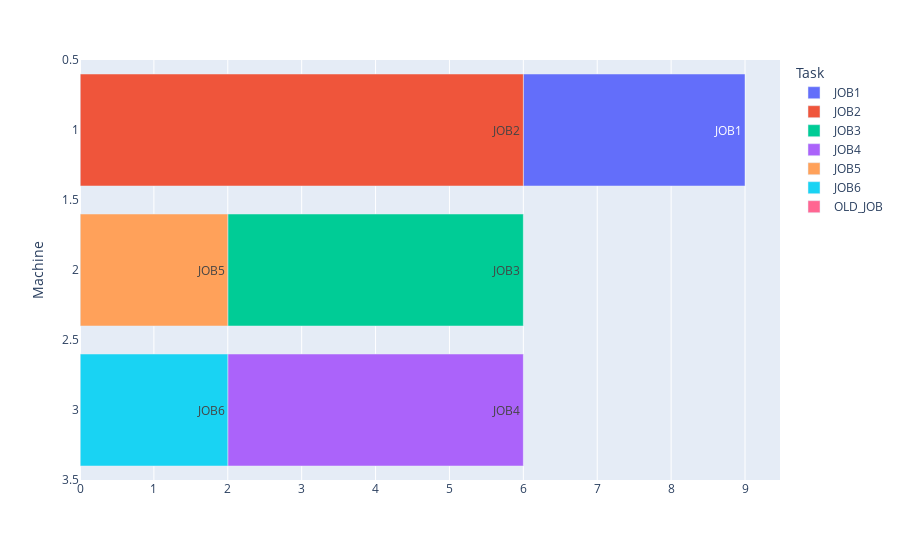
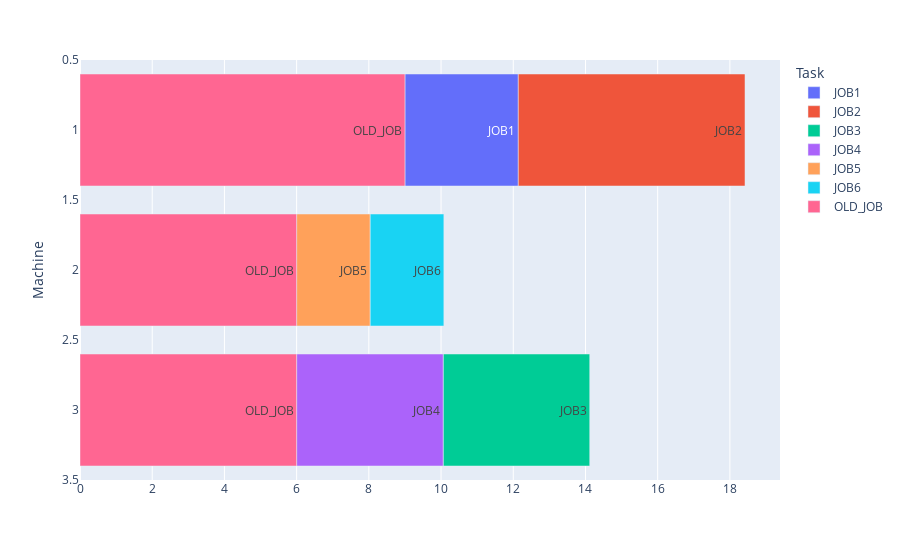
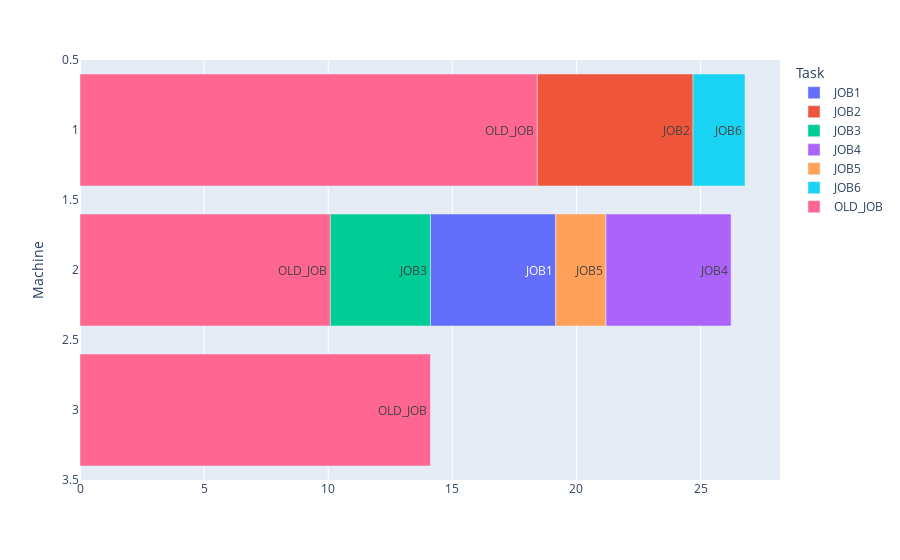
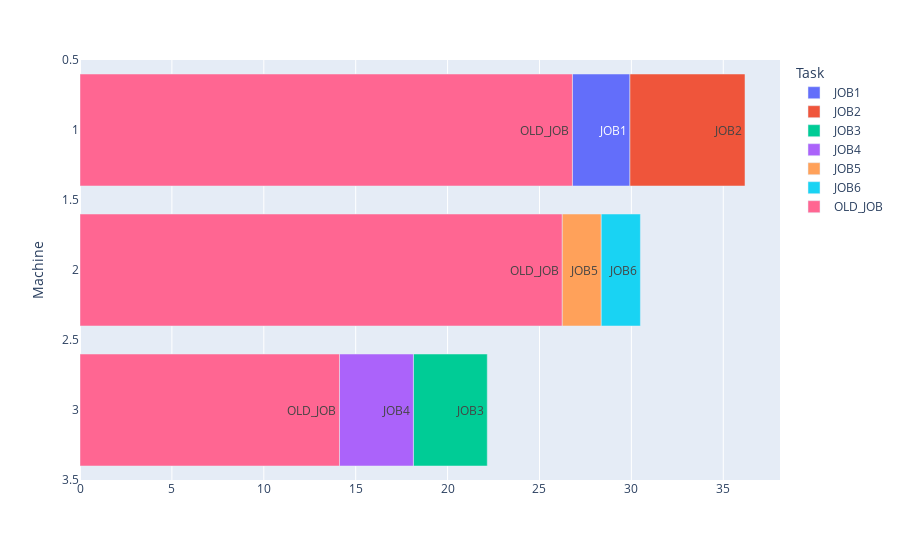

Here is the notebook cell these charts were saved with, in order:
### Markdown cell above
### STEP MIN c_max

### Code cell
new_v_list = [1,1,1]
new_lam_list = [1,1,1]
new_o_list = [0,0,0]

for index in range(8):

    M = 3 # machine_num
    N = 6 # job_num

    p_dict = {}

    p_dict[(1,0)], p_dict[(1,1)], p_dict[(1,2)], p_dict[(1,3)], p_dict[(1,4)], p_dict[(1,5)], p_dict[(1,6)] =  0,3,6,4,7,8,2
    p_dict[(2,0)], p_dict[(2,1)], p_dict[(2,2)], p_dict[(2,3)], p_dict[(2,4)], p_dict[(2,5)], p_dict[(2,6)] =  0,5,8,4,5,2,2
    p_dict[(3,0)], p_dict[(3,1)], p_dict[(3,2)], p_dict[(3,3)], p_dict[(3,4)], p_dict[(3,5)], p_dict[(3,6)] =  0,7,8,4,4,3,2

    pi_dict = {}
    pi_dict[1], pi_dict[2], pi_dict[3] = 6,8,10

    v_dict = {}
    lam_dict = {}
    v_dict[1], v_dict[2], v_dict[3] = new_v_list[0],new_v_list[1],new_v_list[2]
    lam_dict[1], lam_dict[2], lam_dict[3] = new_lam_list[0],new_lam_list[1],new_lam_list[2]
    B = 10**6
    time_list = []

    for i in range(3):
        time_list.append(new_o_list[i])

    x_dict = {}
    for i in range(M+1):
        for j in range(N+1):
            for k in range(N+1):
                        x_dict[(i,j,k)] = LpVariable("x"+str((i,j,k)),lowBound=0, upBound=1,cat="Binary")
    c_dict = {}
    for j in range(N+1):
        c_dict[(j)] = LpVariable("c"+str(j),lowBound=0,cat="Continuous")                

    o_dict = {}
    for i in range(M+1):
        o_dict[(i)] = LpVariable("o"+str(i),lowBound=0,cat="Continuous")
    ###########    
    new_resource_dict = {}
    for i in range(M+1):
        new_resource_dict[(i)] = LpVariable("new"+str(i),lowBound=0,cat="Continuous")
    ###########    
    c_max = LpVariable("c_max",lowBound=0,cat="Continuous")
    TEC = LpVariable("TEC",lowBound=0,cat="Continuous")

    problem = pulp.LpProblem("Mim energy",LpMinimize)
    problem += c_max 
    ###################################################################################################
    problem += TEC <= (op_original(1,new_v_list,new_lam_list,new_o_list) + op_original(2,new_v_list,new_lam_list,new_o_list))*0.5
    ###################################################################################################
    for k in range(1,N+1,1):
        con_list = []
        for i in range(1,M+1,1):
            for j in range(N+1):
                    if j != k:
                        con_list.append(x_dict[(i,j,k)])
        problem += lpSum(con_list) == 1

    for j in range(1,N+1,1):
        con_list = []
        for i in range(1,M+1,1):
            for k in range(1,N+1,1):
                    if j != k:
                        con_list.append(x_dict[(i,j,k)])
        problem += lpSum(con_list) <= 1

    for i in range(1,M+1,1):
        con_list = []
        for k in range(1,N+1,1):
                con_list.append(x_dict[(i,0,k)])
        problem += lpSum(con_list) <= 1

    for j in range(1,N+1,1):
        for i in range(1,M+1,1):
            sep_one_list = []
            sep_two_list = []
            for k in range(N+1):
                    if j != k:
                        sep_one_list.append(x_dict[(i,j,k)])
            for h in range(N+1):
                    if j != h:
                        sep_two_list.append(x_dict[(i,h,j)])   
            problem += lpSum(sep_one_list) - lpSum(sep_two_list) == 0

    for i in range(1,M+1,1):
            for j in range(N+1):
                for k in range(1,N+1,+1):
                    if j != k:
                        problem += c_dict[k] - c_dict[j] + B*(1-x_dict[(i,j,k)]) >= (p_dict[(i,k)] / v_dict[i]) 

    problem += c_dict[0] == 0

    ####################################################################################
    ## new_o
    for i in range(1,M+1,1):
        con_list = []
        for j in range(N+1):
            for k in range(1,N+1,1):
                    if j != k:
                        con_list.append([ (p_dict[(i,k)]/v_dict[i]) * x_dict[(i,j,k)] ])
        problem += lpSum(con_list) + new_o_list[i-1] == o_dict[i]
    ####################################################################################
    ## new_resource_used
    for i in range(1,M+1,1):
        con_list = []
        for j in range(N+1):
            for k in range(1,N+1,1):
                    if j != k:
                        con_list.append([ (p_dict[(i,k)]) * x_dict[(i,j,k)] ])
        sep_sum = 0
        for key, val in p_dict.items():
            if key[0] == i:
                sep_sum += val   
        problem += (lpSum(con_list)+new_o_list[i-1])/(sep_sum*(index+1))  == new_resource_dict[i]    
    #####################################################################################

    for i in range(1,M+1,1):
        problem += c_max >= o_dict[i]

    con_list = []
    for i in range(1,M+1,1):
        for j in range(N+1):
            for k in range(1,N+1,1):
                    if j != k:
                        con_list.append([ (lam_dict[i]*pi_dict[i]*p_dict[(i,k)]/v_dict[i]) * x_dict[(i,j,k)]  ])
    problem += lpSum(con_list) <= TEC


    con_list = []
    for i in range(1,M+1,1):
        for j in range(N+1):
            for k in range(1,N+1,1):
                    if j != k:
                        con_list.append([ (lam_dict[i]*pi_dict[i]*p_dict[(i,k)]/v_dict[i]) * x_dict[(i,j,k)]  ])
    problem += lpSum(con_list) <= TEC

    solution = problem.solve()
    print(value(c_max),value(TEC))


    j_loc = {}
    for v in problem.variables():
        if v.varValue == 1:
            if "new" not in v.name:
                if v.name[-2] != "0":
                    j_loc[int(v.name[-2])] = int(v.name[2])

    m_loc = {}
    for i in range(1,M+1,1):
        pair_loc = {}
        for v in problem.variables():
            if v.varValue == 1:
                if v.name[-2] != "0":
                    if "new" not in v.name:
                        if v.name[2] == str(i):
                            pair_loc[int(v.name[5])] = int(v.name[-2])
        sort_job = []
        sep = 0
        while (len(sort_job) < len(pair_loc)):
            for key, val in pair_loc.items():
                if key == sep:
                    sep = val
                    sort_job.append(val)
        m_loc[i] = sort_job



    c_loc = []
    for v in problem.variables():
        if "c" in v.name:
            if v.name == "c0" or v.name == "c_max":
                continue
            c_loc.append(v.varValue)

    j_m = []
    for i in range(1,N+1,1):
        j_m.append(str(j_loc[i]))
    job_name = []
    for i in range(1,N+1,1):
        job_name.append("JOB"+str(i))
    start_loc = {}
    for key, v in m_loc.items():
        for j in v:
            if v.index(j) == 0:
                start_loc[j] = 0
            else:
                start_loc[j] = c_loc[sep-1]
            sep = j       
    start_list = []
    for i in range(1,N+1,1):
        start_list.append(start_loc[i])

    for i in range(1,4,1):
        job_name.append("OLD_JOB")
        start_list.append(0)
        c_loc.append(new_o_list[i-1])
        j_m.append(str(i))

    df = pd.DataFrame()
    df["Task"] = job_name
    df["Start"] = start_list
    df["Finish"] = c_loc
    df["Machine"] = j_m
    df['delta'] = df['Finish'] - df['Start']

    for i in range(1,M+1,1): 
        df.loc[df["Machine"]==str(i) ,["Start","Finish"]] = df.loc[df["Machine"]==str(i),["Start","Finish"]] +new_o_list[i-1]

    for i in range(1,M+1,1): 
        df.loc[N+i-1,["Start","Finish"]] = df.loc[N+i-1,["Start","Finish"]] - new_o_list[i-1] 

    fig = px.timeline(df, x_start="Start", x_end="Finish", y="Machine", color="Task",text="Task")
    fig.update_yaxes(autorange="reversed") 

    fig.layout.xaxis.type = 'linear'
    fig.data[0].x = df.delta.tolist() 
    fig.show()

    new_v_list = []
    for v in problem.variables():
        if "new"in v.name:
            print(v.name, "=", v.varValue)
    for v in problem.variables():
        if "new"in v.name:
            new_v_list.append(v_tran(v.varValue))
            print("Tran v",v.name, "=", v_tran(v.varValue))
    new_lam_list = []
    for v in problem.variables():
        if "new"in v.name:
            new_lam_list.append(lam_tran(v.varValue))
            print("Tran lam",v.name, "=", lam_tran(v.varValue))
    new_o_list = []
    for v in problem.variables():
        if "o"in v.name:
            print(v.name, "=", v.varValue)
            new_o_list.append(v.varValue)

### Figure 1 — Plotly figure (JSON) as saved in the notebook; plotly's stock layout.template omitted (floating-point values rounded to 4 significant figures)
{"data": [{"alignmentgroup": "True", "base": [6], "hovertemplate": "Task=%{text}<br>Start=%{base}<br>Finish=%{x}<br>Machine=%{y}<extra></extra>", "legendgroup": "JOB1", "marker": {"color": "#636efa"}, "name": "JOB1", "offsetgroup": "JOB1", "orientation": "h", "showlegend": true, "text": ["JOB1"], "textposition": "auto", "type": "bar", "x": [3, 6, 4, 4, 2, 2, 0, 0, 0], "xaxis": "x", "y": ["1"], "yaxis": "y"}, {"alignmentgroup": "True", "base": [0], "hovertemplate": "Task=%{text}<br>Start=%{base}<br>Finish=%{x}<br>Machine=%{y}<extra></extra>", "legendgroup": "JOB2", "marker": {"color": "#EF553B"}, "name": "JOB2", "offsetgroup": "JOB2", "orientation": "h", "showlegend": true, "text": ["JOB2"], "textposition": "auto", "type": "bar", "x": [6], "xaxis": "x", "y": ["1"], "yaxis": "y"}, {"alignmentgroup": "True", "base": [2], "hovertemplate": "Task=%{text}<br>Start=%{base}<br>Finish=%{x}<br>Machine=%{y}<extra></extra>", "legendgroup": "JOB3", "marker": {"color": "#00cc96"}, "name": "JOB3", "offsetgroup": "JOB3", "orientation": "h", "showlegend": true, "text": ["JOB3"], "textposition": "auto", "type": "bar", "x": [4], "xaxis": "x", "y": ["2"], "yaxis": "y"}, {"alignmentgroup": "True", "base": [2], "hovertemplate": "Task=%{text}<br>Start=%{base}<br>Finish=%{x}<br>Machine=%{y}<extra></extra>", "legendgroup": "JOB4", "marker": {"color": "#ab63fa"}, "name": "JOB4", "offsetgroup": "JOB4", "orientation": "h", "showlegend": true, "text": ["JOB4"], "textposition": "auto", "type": "bar", "x": [4], "xaxis": "x", "y": ["3"], "yaxis": "y"}, {"alignmentgroup": "True", "base": [0], "hovertemplate": "Task=%{text}<br>Start=%{base}<br>Finish=%{x}<br>Machine=%{y}<extra></extra>", "legendgroup": "JOB5", "marker": {"color": "#FFA15A"}, "name": "JOB5", "offsetgroup": "JOB5", "orientation": "h", "showlegend": true, "text": ["JOB5"], "textposition": "auto", "type": "bar", "x": [2], "xaxis": "x", "y": ["2"], "yaxis": "y"}, {"alignmentgroup": "True", "base": [0], "hovertemplate": "Task=%{text}<br>Start=%{base}<br>Finish=%{x}<br>Machine=%{y}<extra></extra>", "legendgroup": "JOB6", "marker": {"color": "#19d3f3"}, "name": "JOB6", "offsetgroup": "JOB6", "orientation": "h", "showlegend": true, "text": ["JOB6"], "textposition": "auto", "type": "bar", "x": [2], "xaxis": "x", "y": ["3"], "yaxis": "y"}, {"alignmentgroup": "True", "base": [0, 0, 0], "hovertemplate": "Task=%{text}<br>Start=%{base}<br>Finish=%{x}<br>Machine=%{y}<extra></extra>", "legendgroup": "OLD_JOB", "marker": {"color": "#FF6692"}, "name": "OLD_JOB", "offsetgroup": "OLD_JOB", "orientation": "h", "showlegend": true, "text": ["OLD_JOB", "OLD_JOB", "OLD_JOB"], "textposition": "auto", "type": "bar", "x": [0, 0, 0], "xaxis": "x", "y": ["1", "2", "3"], "yaxis": "y"}], "layout": {"barmode": "overlay", "legend": {"title": {"text": "Task"}, "tracegroupgap": 0}, "margin": {"t": 60}, "xaxis": {"anchor": "y", "domain": [0, 1], "type": "linear"}, "yaxis": {"anchor": "x", "autorange": "reversed", "domain": [0, 1], "title": {"text": "Machine"}}}}

### Figure 2 — Plotly figure (JSON) as saved in the notebook; plotly's stock layout.template omitted (floating-point values rounded to 4 significant figures)
{"data": [{"alignmentgroup": "True", "base": [9], "hovertemplate": "Task=%{text}<br>Start=%{base}<br>Finish=%{x}<br>Machine=%{y}<extra></extra>", "legendgroup": "JOB1", "marker": {"color": "#636efa"}, "name": "JOB1", "offsetgroup": "JOB1", "orientation": "h", "showlegend": true, "text": ["JOB1"], "textposition": "auto", "type": "bar", "x": [3.14, 6.279, 4.059, 4.059, 2.039, 2.039, 9, 6, 6], "xaxis": "x", "y": ["1"], "yaxis": "y"}, {"alignmentgroup": "True", "base": [12.14], "hovertemplate": "Task=%{text}<br>Start=%{base}<br>Finish=%{x}<br>Machine=%{y}<extra></extra>", "legendgroup": "JOB2", "marker": {"color": "#EF553B"}, "name": "JOB2", "offsetgroup": "JOB2", "orientation": "h", "showlegend": true, "text": ["JOB2"], "textposition": "auto", "type": "bar", "x": [6.279], "xaxis": "x", "y": ["1"], "yaxis": "y"}, {"alignmentgroup": "True", "base": [10.06], "hovertemplate": "Task=%{text}<br>Start=%{base}<br>Finish=%{x}<br>Machine=%{y}<extra></extra>", "legendgroup": "JOB3", "marker": {"color": "#00cc96"}, "name": "JOB3", "offsetgroup": "JOB3", "orientation": "h", "showlegend": true, "text": ["JOB3"], "textposition": "auto", "type": "bar", "x": [4.059], "xaxis": "x", "y": ["3"], "yaxis": "y"}, {"alignmentgroup": "True", "base": [6], "hovertemplate": "Task=%{text}<br>Start=%{base}<br>Finish=%{x}<br>Machine=%{y}<extra></extra>", "legendgroup": "JOB4", "marker": {"color": "#ab63fa"}, "name": "JOB4", "offsetgroup": "JOB4", "orientation": "h", "showlegend": true, "text": ["JOB4"], "textposition": "auto", "type": "bar", "x": [4.059], "xaxis": "x", "y": ["3"], "yaxis": "y"}, {"alignmentgroup": "True", "base": [6], "hovertemplate": "Task=%{text}<br>Start=%{base}<br>Finish=%{x}<br>Machine=%{y}<extra></extra>", "legendgroup": "JOB5", "marker": {"color": "#FFA15A"}, "name": "JOB5", "offsetgroup": "JOB5", "orientation": "h", "showlegend": true, "text": ["JOB5"], "textposition": "auto", "type": "bar", "x": [2.039], "xaxis": "x", "y": ["2"], "yaxis": "y"}, {"alignmentgroup": "True", "base": [8.039], "hovertemplate": "Task=%{text}<br>Start=%{base}<br>Finish=%{x}<br>Machine=%{y}<extra></extra>", "legendgroup": "JOB6", "marker": {"color": "#19d3f3"}, "name": "JOB6", "offsetgroup": "JOB6", "orientation": "h", "showlegend": true, "text": ["JOB6"], "textposition": "auto", "type": "bar", "x": [2.039], "xaxis": "x", "y": ["2"], "yaxis": "y"}, {"alignmentgroup": "True", "base": [0, 0, 0], "hovertemplate": "Task=%{text}<br>Start=%{base}<br>Finish=%{x}<br>Machine=%{y}<extra></extra>", "legendgroup": "OLD_JOB", "marker": {"color": "#FF6692"}, "name": "OLD_JOB", "offsetgroup": "OLD_JOB", "orientation": "h", "showlegend": true, "text": ["OLD_JOB", "OLD_JOB", "OLD_JOB"], "textposition": "auto", "type": "bar", "x": [9, 6, 6], "xaxis": "x", "y": ["1", "2", "3"], "yaxis": "y"}], "layout": {"barmode": "overlay", "legend": {"title": {"text": "Task"}, "tracegroupgap": 0}, "margin": {"t": 60}, "xaxis": {"anchor": "y", "domain": [0, 1], "type": "linear"}, "yaxis": {"anchor": "x", "autorange": "reversed", "domain": [0, 1], "title": {"text": "Machine"}}}}

### Figure 3 — Plotly figure (JSON) as saved in the notebook; plotly's stock layout.template omitted (floating-point values rounded to 4 significant figures)
{"data": [{"alignmentgroup": "True", "base": [14.12], "hovertemplate": "Task=%{text}<br>Start=%{base}<br>Finish=%{x}<br>Machine=%{y}<extra></extra>", "legendgroup": "JOB1", "marker": {"color": "#636efa"}, "name": "JOB1", "offsetgroup": "JOB1", "orientation": "h", "showlegend": true, "text": ["JOB1"], "textposition": "auto", "type": "bar", "x": [5.048, 6.279, 4.038, 5.048, 2.019, 2.093, 18.42, 10.08, 14.12], "xaxis": "x", "y": ["2"], "yaxis": "y"}, {"alignmentgroup": "True", "base": [18.42], "hovertemplate": "Task=%{text}<br>Start=%{base}<br>Finish=%{x}<br>Machine=%{y}<extra></extra>", "legendgroup": "JOB2", "marker": {"color": "#EF553B"}, "name": "JOB2", "offsetgroup": "JOB2", "orientation": "h", "showlegend": true, "text": ["JOB2"], "textposition": "auto", "type": "bar", "x": [6.279], "xaxis": "x", "y": ["1"], "yaxis": "y"}, {"alignmentgroup": "True", "base": [10.08], "hovertemplate": "Task=%{text}<br>Start=%{base}<br>Finish=%{x}<br>Machine=%{y}<extra></extra>", "legendgroup": "JOB3", "marker": {"color": "#00cc96"}, "name": "JOB3", "offsetgroup": "JOB3", "orientation": "h", "showlegend": true, "text": ["JOB3"], "textposition": "auto", "type": "bar", "x": [4.038], "xaxis": "x", "y": ["2"], "yaxis": "y"}, {"alignmentgroup": "True", "base": [21.18], "hovertemplate": "Task=%{text}<br>Start=%{base}<br>Finish=%{x}<br>Machine=%{y}<extra></extra>", "legendgroup": "JOB4", "marker": {"color": "#ab63fa"}, "name": "JOB4", "offsetgroup": "JOB4", "orientation": "h", "showlegend": true, "text": ["JOB4"], "textposition": "auto", "type": "bar", "x": [5.048], "xaxis": "x", "y": ["2"], "yaxis": "y"}, {"alignmentgroup": "True", "base": [19.16], "hovertemplate": "Task=%{text}<br>Start=%{base}<br>Finish=%{x}<br>Machine=%{y}<extra></extra>", "legendgroup": "JOB5", "marker": {"color": "#FFA15A"}, "name": "JOB5", "offsetgroup": "JOB5", "orientation": "h", "showlegend": true, "text": ["JOB5"], "textposition": "auto", "type": "bar", "x": [2.019], "xaxis": "x", "y": ["2"], "yaxis": "y"}, {"alignmentgroup": "True", "base": [24.7], "hovertemplate": "Task=%{text}<br>Start=%{base}<br>Finish=%{x}<br>Machine=%{y}<extra></extra>", "legendgroup": "JOB6", "marker": {"color": "#19d3f3"}, "name": "JOB6", "offsetgroup": "JOB6", "orientation": "h", "showlegend": true, "text": ["JOB6"], "textposition": "auto", "type": "bar", "x": [2.093], "xaxis": "x", "y": ["1"], "yaxis": "y"}, {"alignmentgroup": "True", "base": [0, 0, 0], "hovertemplate": "Task=%{text}<br>Start=%{base}<br>Finish=%{x}<br>Machine=%{y}<extra></extra>", "legendgroup": "OLD_JOB", "marker": {"color": "#FF6692"}, "name": "OLD_JOB", "offsetgroup": "OLD_JOB", "orientation": "h", "showlegend": true, "text": ["OLD_JOB", "OLD_JOB", "OLD_JOB"], "textposition": "auto", "type": "bar", "x": [18.42, 10.08, 14.12], "xaxis": "x", "y": ["1", "2", "3"], "yaxis": "y"}], "layout": {"barmode": "overlay", "legend": {"title": {"text": "Task"}, "tracegroupgap": 0}, "margin": {"t": 60}, "xaxis": {"anchor": "y", "domain": [0, 1], "type": "linear"}, "yaxis": {"anchor": "x", "autorange": "reversed", "domain": [0, 1], "title": {"text": "Machine"}}}}

### Figure 4 — Plotly figure (JSON) as saved in the notebook; plotly's stock layout.template omitted (floating-point values rounded to 4 significant figures)
{"data": [{"alignmentgroup": "True", "base": [26.79], "hovertemplate": "Task=%{text}<br>Start=%{base}<br>Finish=%{x}<br>Machine=%{y}<extra></extra>", "legendgroup": "JOB1", "marker": {"color": "#636efa"}, "name": "JOB1", "offsetgroup": "JOB1", "orientation": "h", "showlegend": true, "text": ["JOB1"], "textposition": "auto", "type": "bar", "x": [3.13, 6.261, 4.021, 4.021, 2.13, 2.13, 26.79, 26.23, 14.12], "xaxis": "x", "y": ["1"], "yaxis": "y"}, {"alignmentgroup": "True", "base": [29.92], "hovertemplate": "Task=%{text}<br>Start=%{base}<br>Finish=%{x}<br>Machine=%{y}<extra></extra>", "legendgroup": "JOB2", "marker": {"color": "#EF553B"}, "name": "JOB2", "offsetgroup": "JOB2", "orientation": "h", "showlegend": true, "text": ["JOB2"], "textposition": "auto", "type": "bar", "x": [6.261], "xaxis": "x", "y": ["1"], "yaxis": "y"}, {"alignmentgroup": "True", "base": [18.14], "hovertemplate": "Task=%{text}<br>Start=%{base}<br>Finish=%{x}<br>Machine=%{y}<extra></extra>", "legendgroup": "JOB3", "marker": {"color": "#00cc96"}, "name": "JOB3", "offsetgroup": "JOB3", "orientation": "h", "showlegend": true, "text": ["JOB3"], "textposition": "auto", "type": "bar", "x": [4.021], "xaxis": "x", "y": ["3"], "yaxis": "y"}, {"alignmentgroup": "True", "base": [14.12], "hovertemplate": "Task=%{text}<br>Start=%{base}<br>Finish=%{x}<br>Machine=%{y}<extra></extra>", "legendgroup": "JOB4", "marker": {"color": "#ab63fa"}, "name": "JOB4", "offsetgroup": "JOB4", "orientation": "h", "showlegend": true, "text": ["JOB4"], "textposition": "auto", "type": "bar", "x": [4.021], "xaxis": "x", "y": ["3"], "yaxis": "y"}, {"alignmentgroup": "True", "base": [26.23], "hovertemplate": "Task=%{text}<br>Start=%{base}<br>Finish=%{x}<br>Machine=%{y}<extra></extra>", "legendgroup": "JOB5", "marker": {"color": "#FFA15A"}, "name": "JOB5", "offsetgroup": "JOB5", "orientation": "h", "showlegend": true, "text": ["JOB5"], "textposition": "auto", "type": "bar", "x": [2.13], "xaxis": "x", "y": ["2"], "yaxis": "y"}, {"alignmentgroup": "True", "base": [28.36], "hovertemplate": "Task=%{text}<br>Start=%{base}<br>Finish=%{x}<br>Machine=%{y}<extra></extra>", "legendgroup": "JOB6", "marker": {"color": "#19d3f3"}, "name": "JOB6", "offsetgroup": "JOB6", "orientation": "h", "showlegend": true, "text": ["JOB6"], "textposition": "auto", "type": "bar", "x": [2.13], "xaxis": "x", "y": ["2"], "yaxis": "y"}, {"alignmentgroup": "True", "base": [0, 0, 0], "hovertemplate": "Task=%{text}<br>Start=%{base}<br>Finish=%{x}<br>Machine=%{y}<extra></extra>", "legendgroup": "OLD_JOB", "marker": {"color": "#FF6692"}, "name": "OLD_JOB", "offsetgroup": "OLD_JOB", "orientation": "h", "showlegend": true, "text": ["OLD_JOB", "OLD_JOB", "OLD_JOB"], "textposition": "auto", "type": "bar", "x": [26.79, 26.23, 14.12], "xaxis": "x", "y": ["1", "2", "3"], "yaxis": "y"}], "layout": {"barmode": "overlay", "legend": {"title": {"text": "Task"}, "tracegroupgap": 0}, "margin": {"t": 60}, "xaxis": {"anchor": "y", "domain": [0, 1], "type": "linear"}, "yaxis": {"anchor": "x", "autorange": "reversed", "domain": [0, 1], "title": {"text": "Machine"}}}}
